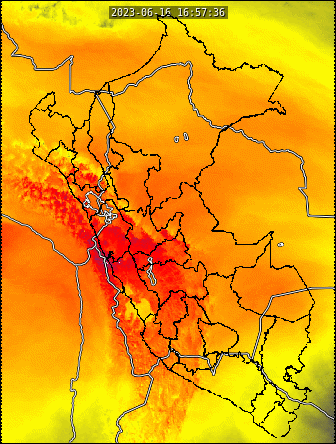
#> input picture Entregable2/Database/2023-06-16 11-58-08.png, 336 x 444 px, given in place of mask_img.png, which was not available
$ python -i tool_project_ETA.py   (imports and definitions only)   (older library calls are emulated)
#> lines starting #> are read from the running program, lines starting #| are printed output that depends on the picture; after the words box and inside, x2 and y2 are one past the last pixel; in counts of white or black regions, pixels touching at a corner belong together; pictures that were not available may be replaced by others from this repository, and a replacement may not be noted
# -*- coding: utf-8 -*-
"""
Created on Fri Apr 14 18:19:38 2023

@author: Lucas
"""
from selenium import webdriver
import os
import shutil
from selenium.webdriver.common.by import By
import time
from selenium.webdriver.common.action_chains import ActionChains
from selenium.webdriver.common.keys import Keys
import datetime
import cv2
import numpy as np
from PIL import Image

def mover_imagenes(origen, destino):
    #cargando boundaries:
#> called with origen = 'Database/2023-06-16 11-58-08.png', destino = 'out.png'
    ruta_boundaries = '{}/{}'.format('utils','mask_img.png')
    boundaries = cv2.imread(ruta_boundaries)
#> boundaries is the input picture: shape (444, 336, 3); mean B, G, R 9.3, 158, 231.7
    new_boundaries = binarize_and_transform_cv(boundaries, threshold=240)
#> in binarize_and_transform_cv, `img = cv2.cvtColor(img, cv2.COLOR_BGR2GRAY)`:
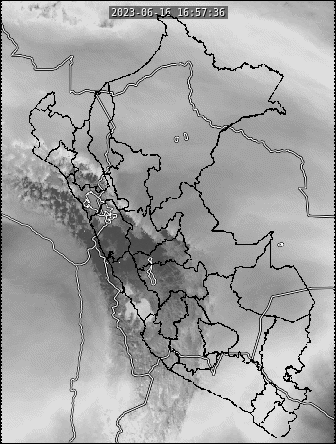
#> img: shape (444, 336); min 0, max 255, mean 163.1
#> in binarize_and_transform_cv, `_, data = cv2.threshold(img, threshold, 1, cv2.THRESH_BINARY)`:
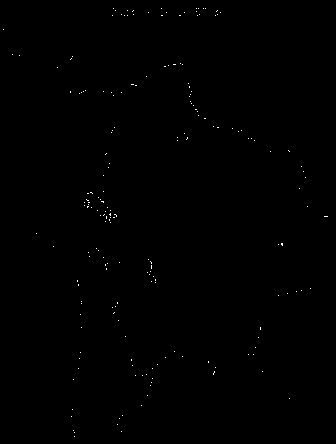
#> data: shape (444, 336); values 0 (black) and 1 (white), 0.17% white in thin lines or dots

    # Obtener una lista de todas las imágenes en la carpeta de origen
    imagenes = [f for f in os.listdir(origen) if os.path.isfile(os.path.join(origen, f)) and f.lower().endswith(('.png', '.jpg', '.jpeg', '.gif'))]


    # Iterar sobre cada imagen y moverla a la carpeta de destino
    for imagen in imagenes:
        # Generar el nuevo nombre de la imagen en caso de que ya exista en la carpeta de destino
        nombre_base, extension = os.path.splitext(imagen)

        #nuevo_nombre = imagen
        now = datetime.datetime.now()
        new_name = now.strftime('%Y-%m-%d %H-%M-%S')
        #nuevo_nombre = f"{new_name}{extension}"
        ruta_database = os.path.dirname(destino)
        if extension =='.gif':
            # abrir el archivo GIF con Pillow
            ruta_archivo_gif = os.path.join(origen, imagen)
            imagen_gif = Image.open(ruta_archivo_gif)

            # obtener la ruta de salida para el archivo PNG
            name_png = new_name+ '.png'


            ruta_archivo_png_cache = os.path.join(ruta_database, 'cache', name_png)
            borrar_y_crear_carpeta(os.path.join(ruta_database, 'cache'))
            imagen_gif.save(ruta_archivo_png_cache, 'PNG')
            # eliminar el archivo GIF
            imagen_gif.close()

            img = cv2.imread(ruta_archivo_png_cache)

            ruta_data = tipo_img(img)

            new_destino = os.path.join(ruta_database, ruta_data)

            shutil.move(ruta_archivo_png_cache , os.path.join(new_destino, name_png))

            #colocando los boundaries de los departamentos
            new_img = multiply_images(img, new_boundaries)
            cv2.imwrite( os.path.join(new_destino, name_png), new_img)


            time.sleep(1)
            # intentar eliminar el archivo
            try:
                os.remove(ruta_archivo_gif)
                #print(f"Archivo {ruta_archivo_gif} eliminado con éxito.")
            except OSError as error:
                print(f"No se pudo eliminar el archivo {ruta_archivo_gif}: {error}")
        else:
            nuevo_nombre = f"{new_name}{extension}"


            img = cv2.imread(os.path.join(origen, imagen))
            ruta_data = tipo_img(img)
            new_destino = os.path.join(ruta_database, ruta_data)
            # Mover la imagen a la carpeta de destino con el nuevo nombre (si es necesario)
            shutil.move(os.path.join(origen, imagen), os.path.join(new_destino, nuevo_nombre))

            new_img = multiply_images(img, new_boundaries)
            cv2.imwrite( os.path.join(new_destino, nuevo_nombre), new_img)
            '''
            if np.mean(imagen[:,:,0]) and
            if obtener_ultimo_elemento(destino) not in '_hydro':

            else:
            '''
# [11 lines left out: function borrar_y_crear_carpeta, not called in this run]

def tipo_img(img):
    B = np.mean(img[:,:,0])
#> B = 9.33
    G = np.mean(img[:,:,1])
#> G = 158
    R = np.mean(img[:,:,2])
#> R = 231.7
#> in mover_imagenes, `ruta_data = tipo_img(img)`: ruta_data = 'Database'

    if B < 200 or G < 200 or R < 200:
        ruta_data = 'Database'
    else:
        ruta_data = 'Database_hydro'
    return ruta_data

# [4 lines left out: function obtener_ultimo_elemento, not called in this run]
'''
def corregir_extension(nombre_archivo, origen):
    # Dividir la ruta de archivo en nombre y extensión
    nombre, extension = os.path.splitext(nombre_archivo)
    # Si la extensión contiene varios puntos, conservar solo la primera parte
    if "." in nombre:
        return nombre
    # Combinar el nombre y la extensión corregida en una sola cadena
    else:
        return nombre_archivo
'''

# [144 lines left out: functions dowload_image, login, load_image, move_display, dowload_product, begin_url, not called in this run]


'''
boundaries
'''
def binarize_and_transform_cv(img, threshold=240):
    # Cargamos la imagen
    img = cv2.cvtColor(img, cv2.COLOR_BGR2GRAY) # Leemos en escala de grises

    # Binarizamos la imagen con el threshold proporcionado
    _, data = cv2.threshold(img, threshold, 1, cv2.THRESH_BINARY)

    # Creamos un array nuevo con la misma forma que data pero con 3 canales
    new_data = np.zeros((*data.shape, 3), dtype=np.uint8)

    # Asignamos [1,1,1] a los píxeles que eran mayores que threshold y [0,0,0] a los demás
    new_data[data == 1] = [1,1,1]
    new_data[data == 0] = [0,0,0]

    return new_data


def multiply_images(img1, img2):

    # Redimensionamos la segunda imagen al tamaño de la primera
    img2_resized = cv2.resize(img2, (img1.shape[1], img1.shape[0]))

    # Multiplicamos las imágenes. Para evitar overflow, primero las convertimos a float32
    multiplied = cv2.multiply(img1.astype(float), img2_resized.astype(float))

    # Normalizamos los valores al rango original [0,255]
    normalized = cv2.normalize(multiplied, None, 0, 255, cv2.NORM_MINMAX, cv2.CV_8U)

    return normalized

'''
Esta parte estan las funciones apra la deteccion de nubes y activar la alarma
'''

# [21 lines left out: function extractor_clouds, not called in this run]


'''

def ordenar_archivo(path):
    elementos = os.listdir(path)
    elementos_ordenados = sorted(elementos)
    elemento_mayor = max(elementos_ordenados, key=lambda x: int(''.join(filter(str.isdigit, x))))
    return elemento_mayor

'''
# [154 lines left out: functions ordenar_archivo, generator_cloud_mask, extractor_precipitation, generator_precipitation_mask, buscar_imagenes_interseccion, etiquetar_resultados, not called in this run]

'''
def deteccion(destino , ruta_clouds_mask, ruta_departamentos_mask, save_path, treshold):
    cloud_mask, imagen_rgb, name_img= generator_cloud_mask(destino, ruta_clouds_mask)
    #obtenemos departamentos con lluvia
    array_lluvia = buscar_imagenes_interseccion(ruta_departamentos_mask, cloud_mask, treshold)
    #obtenemos imagen con intersecciones localizadas
    new_img = etiquetar_resultados(array_lluvia, imagen_rgb)


    #Almacenamos
    cv2.imwrite(os.path.join(save_path, '{}.png'.format(name_img)), new_img )
'''

def deteccion_cloud(destino , ruta_clouds_mask, ruta_departamentos_mask, save_path, treshold):
    #cloud_mask, imagen_rgb, name_img= generator_cloud_mask(destino, ruta_clouds_mask)
    generator_cloud_mask(destino, ruta_clouds_mask)


def deteccion_precipitation(destino , ruta_clouds_mask, ruta_departamentos_mask, save_path, treshold):
    #cloud_mask, imagen_rgb, name_img= generator_precipitation_mask(destino, ruta_clouds_mask)
    generator_precipitation_mask(destino, ruta_clouds_mask)


>>> result = mover_imagenes('Database/2023-06-16 11-58-08.png', 'out.png')

$ run again, on Entregable2/Database/2023-06-16 12-01-02.png
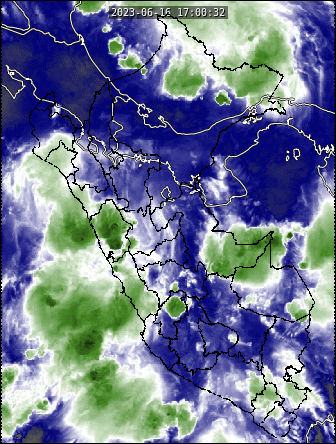
#> input picture Entregable2/Database/2023-06-16 12-01-02.png, 336 x 444 px, given in place of mask_img.png, which was not available
#> in mover_imagenes, boundaries is the input picture: shape (444, 336, 3); mean B, G, R 147.2, 120.1, 109.6
#> in binarize_and_transform_cv, `img = cv2.cvtColor(img, cv2.COLOR_BGR2GRAY)`:
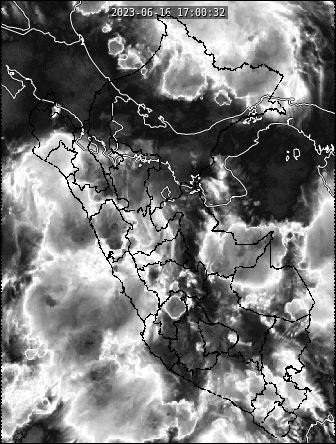
#> img: shape (444, 336); min 0, max 255, mean 120.1
#> in binarize_and_transform_cv, `_, data = cv2.threshold(img, threshold, 1, cv2.THRESH_BINARY)`:
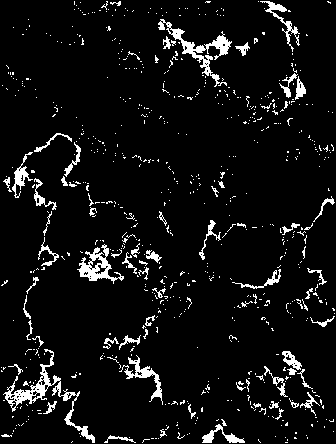
#> data: shape (444, 336); values 0 (black) and 1 (white), 6.6% white; 701 white regions (630 under 20 px), largest, box (x1, y1, x2, y2) and area: (3, 349, 95, 443) 1109, (158, 19, 232, 87) 917, (77, 244, 124, 284) 653
#> B = 147.2
#> G = 120.1
#> R = 109.6
#> ruta_data = 'Database'

$ run again, on Entregable2/Database/2023-06-16 12-04-54.png
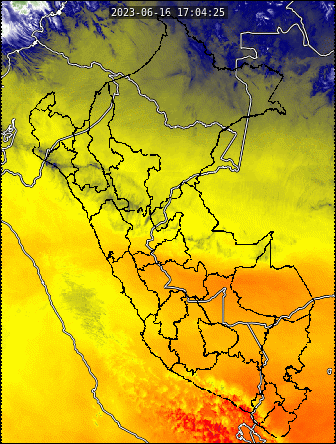
#> input picture Entregable2/Database/2023-06-16 12-04-54.png, 336 x 444 px, given in place of mask_img.png, which was not available
#> in mover_imagenes, boundaries is the input picture: shape (444, 336, 3); mean B, G, R 29.8, 163, 189.4
#> in binarize_and_transform_cv, `img = cv2.cvtColor(img, cv2.COLOR_BGR2GRAY)`:
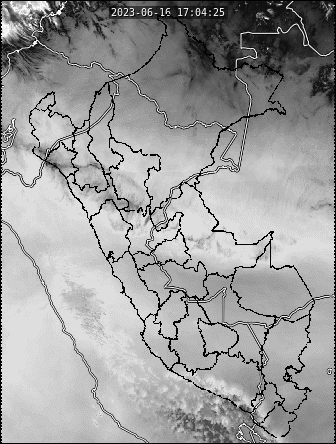
#> img: shape (444, 336); min 0, max 254, mean 155.8
#> in binarize_and_transform_cv, `_, data = cv2.threshold(img, threshold, 1, cv2.THRESH_BINARY)`:
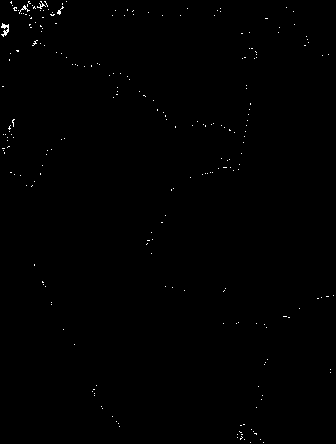
#> data: shape (444, 336); values 0 (black) and 1 (white), 0.33% white in thin lines or dots
#> B = 29.8
#> G = 163
#> R = 189.4
#> ruta_data = 'Database'
